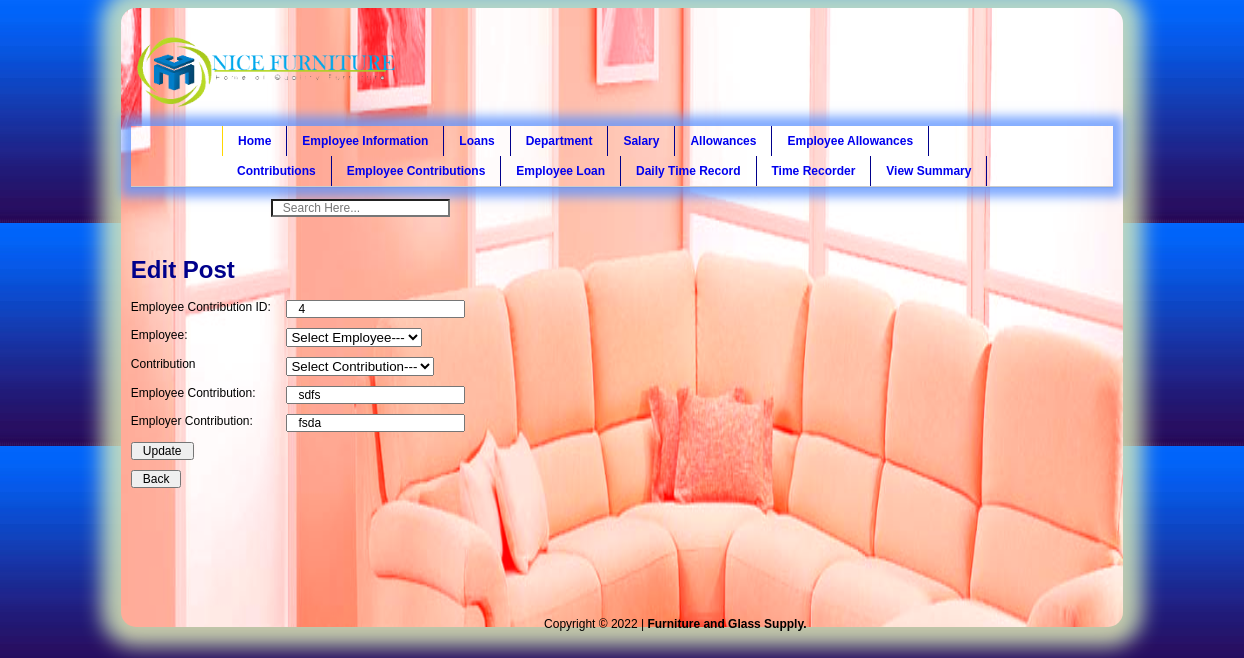
Screenshot of /php_files/edit_employee_contribution.php?id=4 with the database file from the repository.
### tables this page shows
CREATE TABLE IF NOT EXISTS `employee_contribution` (
  `employee_contribution_id` int(11) NOT NULL,
  `employee_id` varchar(100) NOT NULL,
  `contribution_id` varchar(100) NOT NULL,
  `employee_contribution` varchar(50) NOT NULL,
  `employer_contribution` varchar(50) NOT NULL
);

### php_files/edit_employee_contribution.php (the view, shortened to what this page needs)
<link rel="stylesheet" type="text/css" href="../css/style.css" />
<?php
include('../config.php');
include('header.php');
?>
<?php
if(isset($_GET['id'])){
    $id=$_GET['id'];
    $qry=mysqli_query($CON, "Select * from employee_contribution where employee_contribution_id='$id'");
    while($row=mysqli_fetch_array($qry)){
        $employee_contribution_id=$row['employee_contribution_id'];
        $employee_id=$row['employee_id'];
        $contribution_id=$row['contribution_id'];
        $employee_contribution=$row['employee_contribution'];
        $employer_contribution=$row['employer_contribution'];
?>
<div class="divTable">
<div class="divRow">
<div class="divColumn50"><h1>Edit Post</h1></div>
</div>
<form action="" method="post" enctype="multipart/form-data" name="insertform">
<div class="divRow">
<div class="divColumn">Employee Contribution ID:</div>
<div class="divColumn50"><input type="text" name="txtEmpContributionID" value="<?php echo $employee_contribution_id; ?>" /></div>
</div>
<div class="divRow">
<div class="divColumn">Employee:</div>
<div class="divColumn50"><select id="employee_id" name="employee_id">
<option value="<?php echo $employee_id;?>">Select Employee---</option>
<?php
$sql="SELECT * FROM `employee_info`";
$qry=mysqli_query($CON, $sql);
?>
</select></div>
</div>
<div class="divRow">
<div class="divColumn">Contribution</div>
<div class="divColumn50"><select id="contribution_id"  name="contribution_id">
<option value="<?php echo $contribution_id; ?>">Select Contribution---</option>
<?php
include('config.php');
$sql="SELECT * FROM `contribution`";
$qry=mysqli_query($CON, $sql);
?>
</select></div>
</div>
<div class="divRow">
<div class="divColumn">Employee Contribution:</div>
<div class="divColumn50"><input type="text" name="txtEmpContribution" value="<?php echo $employee_contribution; ?>" /></div>
</div>
<div class="divRow">
<div class="divColumn">Employer Contribution:</div>
<div class="divColumn50"><input type="text" name="txtEmprContribution" value="<?php echo $employer_contribution; ?>" /></div>
</div>
<div class="divRow">
<div class="divColumn"><input type="submit" name="update" value="Update" /></div>
</div>
<div class="divRow">
<div class="divColumn"><input type="submit" name="back" value="Back" /></div>
</div>
</form>
<?php }
}
?>
</div>
<?php include('footer.php'); ?>

### css/style.css (style rules this page uses)
body { font-family: arial; font-size: 12px; font-weight: normal; background-image: url('background-image/image.png'); }
h1,h2 { color: darkblue; font-family: arial; }
.divTable { width: inherit; display: block; }
.divRow { width: 99%; display: block; clear: both; }
.divColumn { float: left; display: block; width: 20%; }
.divColumn50 { float: left; display: block; width: 50%; }
input { margin-bottom: 10px; font-size: 12px; padding: 0 10px; vertical-align: baseline; }
select { margin-bottom: 10px; }

### rows the page displays
employee_contribution: txtEmpContributionID "4", txtEmpContribution "sdfs", txtEmprContribution "fsda"
